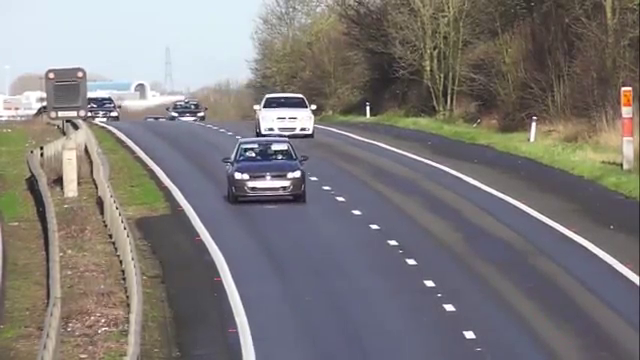
#> input picture frame 179 of Detector/videoplayback.mp4, 640 x 360 px
$ python 'Detector de movimiento.py'
#> lines starting #> are read from the running program, lines starting #| are printed output that depends on the picture
import numpy as np
import cv2

cap = cv2.VideoCapture('videoplayback.mp4')
# parametros para detección de esquinas ShiTomasi
feature_params = dict( maxCorners = 100,
                       qualityLevel = 0.3,
                       minDistance = 7,
                       blockSize = 7 )

# Parámetros para el flujo óptico de Lucas Kanade
lk_params = dict( winSize = (15,15),
                  maxLevel = 2,
                  criteria = (cv2.TERM_CRITERIA_EPS | cv2.TERM_CRITERIA_COUNT, 10, 0.03))

# Crea algunos colores aleatorios
color = np.random.randint(0,255,(100,3))
# Toma el primer cuadro y encuentra esquinas en él
ret, old_frame = cap.read()
#> old_frame is the input picture: shape (360, 640, 3); mean B, G, R 122.1, 122.8, 126.4
old_gray = cv2.cvtColor(old_frame, cv2.COLOR_BGR2GRAY)
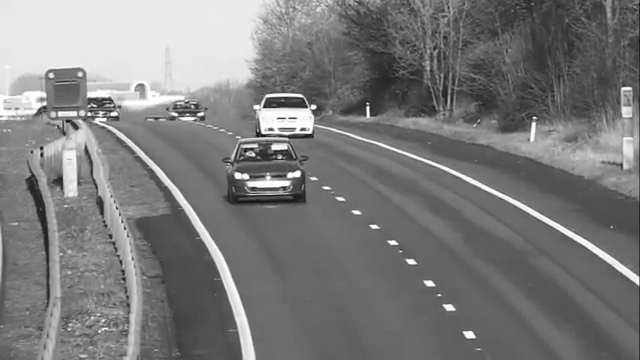
#> old_gray: shape (360, 640); min 9, max 255, mean 123.8
p0 = cv2.goodFeaturesToTrack(old_gray, mask = None, **feature_params)
#> p0 = 57 rows, first 8: [308, 106], [265, 105], [263, 131], [298, 173], [246, 176], [236, 175], [309, 130], [288, 146]

# Crear una máscara de imagen para dibujar
mask = np.zeros_like(old_frame)

while(1):
  ret,frame = cap.read()
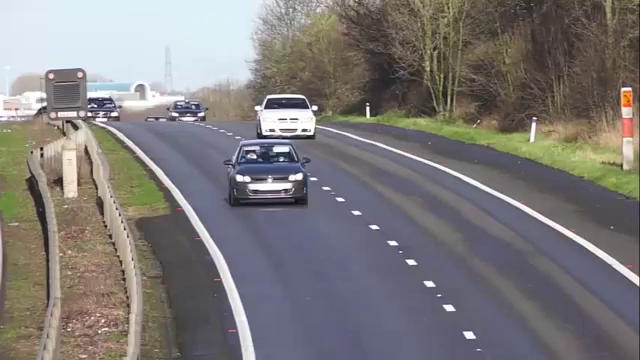
#> input picture frame 180 of Detector/videoplayback.mp4, 640 x 360 px
#> frame is the input picture: shape (360, 640, 3); mean B, G, R 121.6, 122.2, 125.8
  frame_gray = cv2.cvtColor(frame, cv2.COLOR_BGR2GRAY)
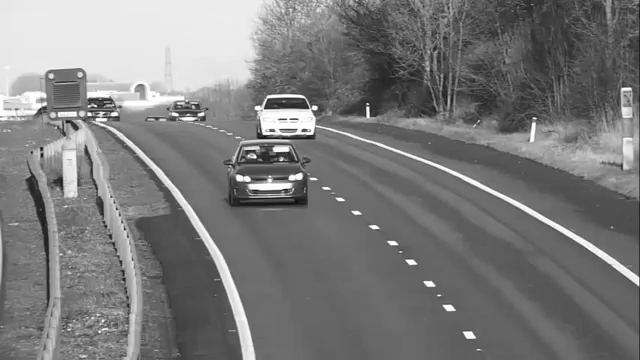
#> frame_gray: shape (360, 640); min 10, max 255, mean 123.2

  # calcula optical flow
  p1, st, err = cv2.calcOpticalFlowPyrLK(old_gray, frame_gray, p0, None, **lk_params)
#> p1 = 57 rows, first 8: [309.3, 106.9], [266.2, 106], [264.3, 132.5], [300, 175.4], [247.6, 178.5], [237.5, 177.4], [310.5, 131.1], [289.8, 148.2]; st = 57 values from 1 to 1; err = 57 values, max 19.79 at index 2, min 3.93 at index 40, mean 7.63

  # Select good points
  good_new = p1[st==1]
#> good_new = 57 pairs, first value 40.01 to 636.4, second value 73.43 to 335.4
  good_old = p0[st==1]
#> good_old = 57 pairs, first value 40 to 637, second value 73 to 335

  # dibuja las lineas
  for i,(new,old) in enumerate(zip(good_new,good_old)):
    a,b = new.ravel()
    c,d = old.ravel()
    mask = cv2.line(mask, (a,b),(c,d), color[i].tolist(), 2)
    frame = cv2.circle(frame,(a,b),5,color[i].tolist(),-1)
#> this loop made 57 passes
#> (a, b, c, d) on passes 1 to 12: (309.3, 106.9, 308, 106), (266.2, 106, 265, 105), (264.3, 132.5, 263, 131), (300, 175.4, 298, 173), (247.6, 178.5, 246, 176), (237.5, 177.4, 236, 175), (310.5, 131.1, 309, 130), (289.8, 148.2, 288, 146), (534, 120.5, 534, 120), (77.86, 113.5, 78, 113), (256.4, 155.2, 255, 153), (367.9, 104.5, 368, 104)
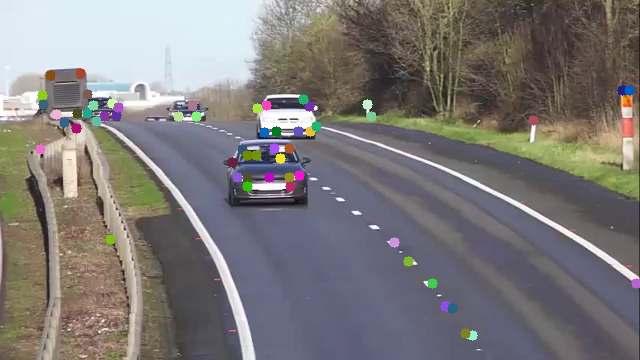
#> frame: shape (360, 640, 3); mean B, G, R 121, 121.9, 125.4
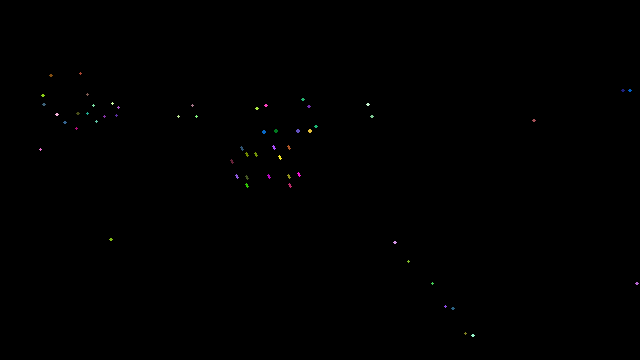
#> mask: shape (360, 640, 3); mean of channels 0, 1, 2 0.2, 0.2, 0.2; drawn as B, G, R
  img = cv2.add(frame,mask)

  cv2.imshow('frame',img)
  k = cv2.waitKey(30) & 0xff
#> (key Esc is pressed here)
  if k == 27:
    break

  # Ahora actualiza el marco anterior y los puntos anteriores
  old_gray = frame_gray.copy()
  p0 = good_new.reshape(-1,1,2)

cv2.destroyAllWindows()
cap.release()

$ run again, starting later in the video
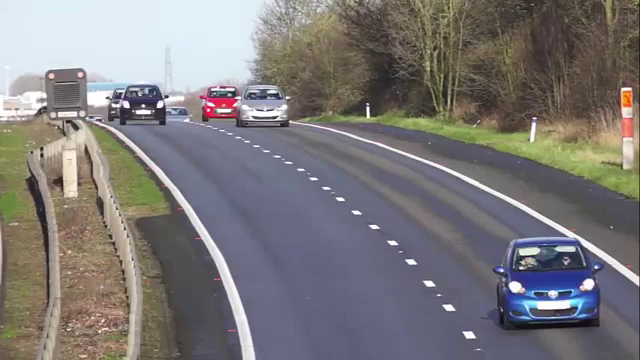
#> input picture frame 808 of Detector/videoplayback.mp4, 640 x 360 px
#> old_frame is the input picture: shape (360, 640, 3); mean B, G, R 122.2, 121.7, 124.6
#> p0 = 64 rows, first 8: [159, 105], [127, 105], [165, 98], [121, 93], [143, 106], [534, 120], [78, 113], [57, 114]
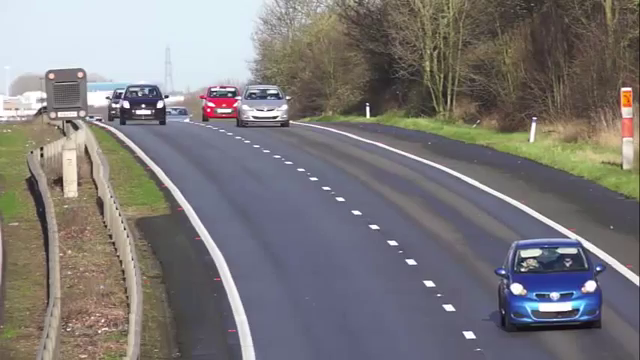
#> input picture frame 809 of Detector/videoplayback.mp4, 640 x 360 px
#> frame is the input picture: shape (360, 640, 3); mean B, G, R 122.3, 121.7, 124.7
#> p1 = 64 rows, first 8: [159, 105], [127, 105], [165.1, 97.97], [121, 93], [143, 106], [533.9, 120], [77.99, 112.9], [56.75, 114]; st = 64 values from 1 to 1; err = 64 values, max 9.42 at index 24, min 0 at index 3, mean 2.04
#> good_new = 64 pairs, first value 43.04 to 638, second value 74 to 335
#> good_old = 64 pairs, first value 43 to 638, second value 74 to 335
#> the loop `for i,(new,old) in enumerate(zip(good_new,good_old)):` made 64 passes
#> (a, b, c, d) on passes 1 to 8: (159, 105, 159, 105), (127, 105, 127, 105), (165.1, 97.97, 165, 98), (121, 93, 121, 93), (143, 106, 143, 106), (533.9, 120, 534, 120), (77.99, 112.9, 78, 113), (56.75, 114, 57, 114)
#> after the loop `for i,(new,old) in enumerate(zip(good_new,good_old)):`:
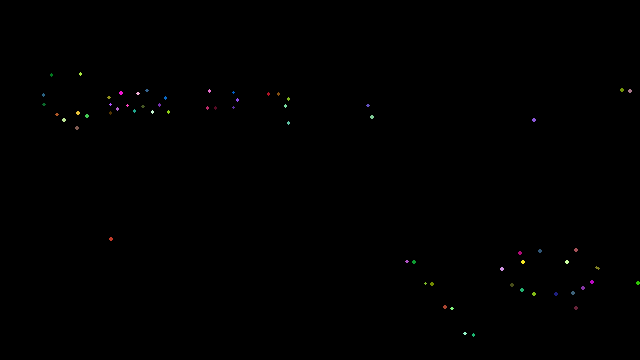
#> mask: shape (360, 640, 3); mean of channels 0, 1, 2 0.3, 0.3, 0.3; drawn as B, G, R

$ run again, starting later in the video
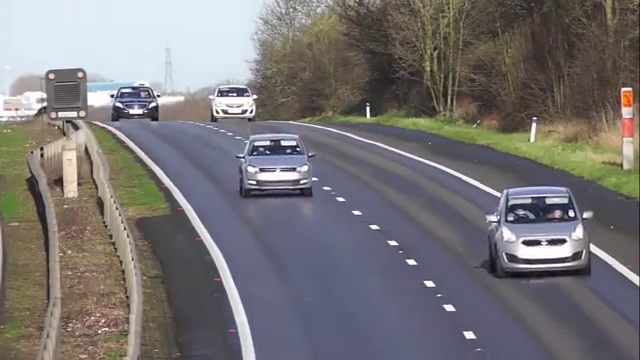
#> input picture frame 1436 of Detector/videoplayback.mp4, 640 x 360 px
#> old_frame is the input picture: shape (360, 640, 3); mean B, G, R 117.6, 116.8, 119.7
#> p0 = 62 rows, first 8: [113, 96], [571, 213], [218, 94], [156, 95], [566, 240], [249, 112], [156, 102], [544, 242]
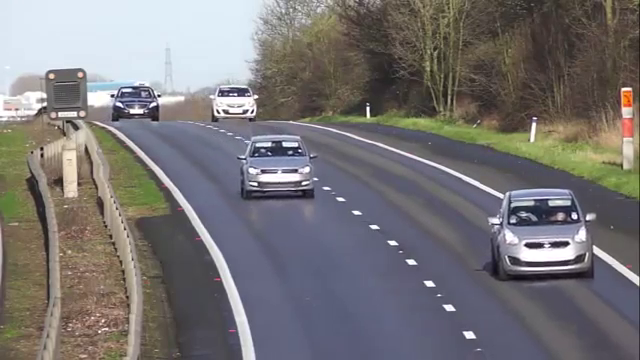
#> input picture frame 1437 of Detector/videoplayback.mp4, 640 x 360 px
#> frame is the input picture: shape (360, 640, 3); mean B, G, R 117.7, 116.9, 119.8
#> p1 = 62 rows, first 8: [113.4, 95.81], [574.1, 215.5], [218.8, 93.86], [156.5, 94.87], [569, 242.5], [250, 112], [156.5, 101.9], [546.7, 244.5]; st = 62 values from 1 to 1; err = 62 values, max 9.77 at index 7, min 0 at index 15, mean 4.38
#> good_new = 62 pairs, first value 44 to 637, second value 74 to 335
#> good_old has the same summary as good_new
#> the loop `for i,(new,old) in enumerate(zip(good_new,good_old)):` made 62 passes
#> (a, b, c, d) on passes 1 to 8: (113.4, 95.81, 113, 96), (574.1, 215.5, 571, 213), (218.8, 93.86, 218, 94), (156.5, 94.87, 156, 95), (569, 242.5, 566, 240), (250, 112, 249, 112), (156.5, 101.9, 156, 102), (546.7, 244.5, 544, 242)
#> after the loop `for i,(new,old) in enumerate(zip(good_new,good_old)):`:
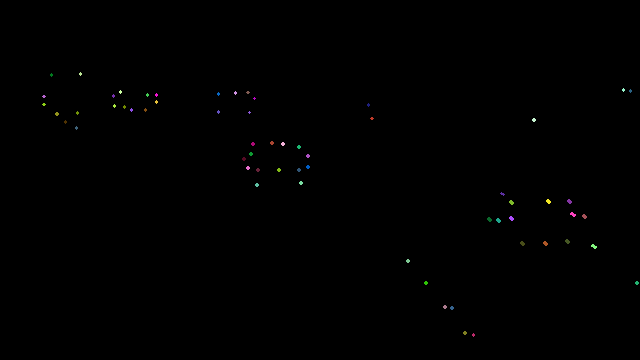
#> mask: shape (360, 640, 3); mean of channels 0, 1, 2 0.3, 0.4, 0.4; drawn as B, G, R
